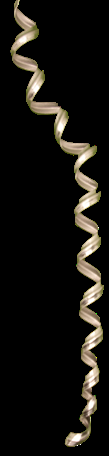
#> input picture imgsimTest/images/00000.png, 109 x 456 px; its folder holds only this picture in this run
$ python featureMatching.py
#> lines starting #> are read from the running program, lines starting #| are printed output that depends on the picture
#!/usr/bin/env python
# -*- coding: UTF-8 -*-
# AKAZEによる特徴量検出

"""feature detection."""

import cv2
import os
import csv
import datetime


IMG_DIR = os.path.abspath(os.path.dirname(__file__)) + '/images/'
IMG_SIZE = (200, 200)

def calc_sim(baseFile, compareFile):
#> called with baseFile = '00000.png', compareFile = '00000.png'
    target_img_path = IMG_DIR + baseFile
    target_img = cv2.imread(target_img_path, cv2.IMREAD_GRAYSCALE)
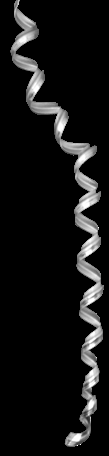
#> target_img: shape (456, 109); min 0, max 255, mean 20.5
    target_img = cv2.resize(target_img, IMG_SIZE)
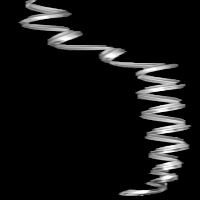
#> target_img: shape (200, 200); min 0, max 255, mean 20.4

    bf = cv2.BFMatcher(cv2.NORM_HAMMING)
    # detector = cv2.ORB_create()
    detector = cv2.AKAZE_create()
    (target_kp, target_des) = detector.detectAndCompute(target_img, None)
#> target_kp = 60 keypoints; strongest (x, y, size): (111, 55, 5.7), (141, 75, 5.7), (142, 94, 5.7), (146, 115, 5.7)

    comparing_img_path = IMG_DIR + compareFile
    comparing_img = cv2.imread(comparing_img_path, cv2.IMREAD_GRAYSCALE)
    comparing_img = cv2.resize(comparing_img, IMG_SIZE)
    (comparing_kp, comparing_des) = detector.detectAndCompute(comparing_img, None)
#> comparing_kp has the same summary as target_kp
    matches = bf.match(target_des, comparing_des)
#> matches = 60 matches
    dist = [m.distance for m in matches]
#> dist = 60 values from 0 to 0
    ret = sum(dist) / len(dist)
#> ret = 0
    return ret


extensions = ['.jpg', '.jpeg', '.png', '.gif']
files = [file for file in os.listdir(IMG_DIR) if os.path.splitext(file)[1].lower() in extensions]
# files = os.listdir(IMG_DIR)
print(files)

# 現在の日付と時刻を取得する
now = datetime.datetime.now()
now_str = now.strftime('%Y-%m-%d_%H:%M:%S')

header = ["AKAZEdist_" + now_str]
data = []
data_now = []

for file0 in files:
    header.append(file0)
    data_now.append(file0)
    for fileN in files:
        try:
            r = calc_sim(file0, fileN)
#> r = 0
            print(file0,fileN,r)
#| 00000.png 00000.png 0.0
            data_now.append(r)

        except cv2.error:
            ret = "cv2.error"
    data.append(data_now)
    data_now = []

with open('export.csv', mode='w+', newline='') as file:
    writer = csv.writer(file)
    writer.writerow(header)
    for row in data:
        writer.writerow(row)
#> this loop made 1 pass
#> row on pass 1: ['00000.png', 0]

print('CSV file created!')

$ run again, on imgsimTest/images/000012.png
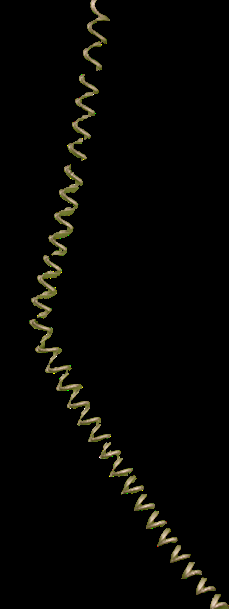
#> input picture imgsimTest/images/000012.png, 229 x 609 px
#> in calc_sim, `target_img = cv2.imread(target_img_path, cv2.IMREAD_GRAYSCALE)`:
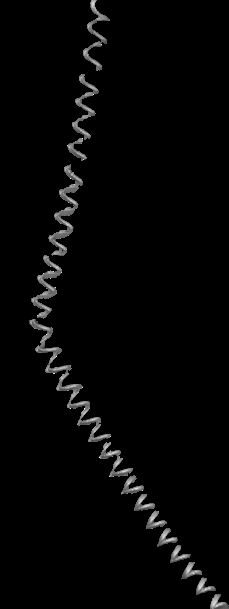
#> target_img: shape (609, 229); min 0, max 255, mean 5.3
#> in calc_sim, `target_img = cv2.resize(target_img, IMG_SIZE)`:
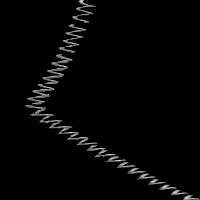
#> target_img: shape (200, 200); min 0, max 214, mean 5.3
#> target_kp = 70 keypoints; strongest (x, y, size): (133, 170, 4.8), (92, 147, 5.7), (83, 140, 5.7), (102, 151, 5.7)
#> comparing_kp has the same summary as target_kp
#> matches = 70 matches
#> dist = 70 values from 0 to 0
#> ret = 0
#| 000012.png 000012.png 0.0
#> the loop `for row in data:` made 1 pass
#> row on pass 1: ['000012.png', 0]

$ run again, on imgsimTest/images/000015.png
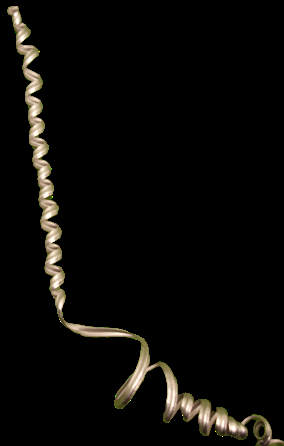
#> input picture imgsimTest/images/000015.png, 284 x 446 px
#> in calc_sim, `target_img = cv2.imread(target_img_path, cv2.IMREAD_GRAYSCALE)`:
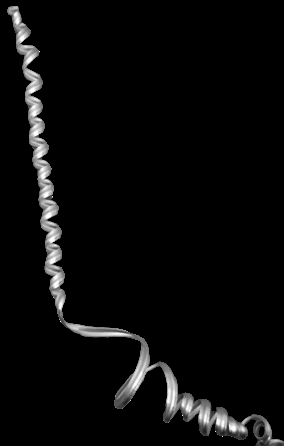
#> target_img: shape (446, 284); min 0, max 255, mean 9.9
#> in calc_sim, `target_img = cv2.resize(target_img, IMG_SIZE)`:
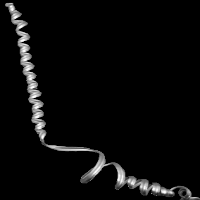
#> target_img: shape (200, 200); min 0, max 254, mean 10
#> target_kp = 34 keypoints; strongest (x, y, size): (42, 135, 4.8), (40, 125, 4.8), (31, 76, 4.8), (29, 66, 4.8)
#> comparing_kp has the same summary as target_kp
#> matches = 34 matches
#> dist = 34 values from 0 to 0
#> ret = 0
#| 000015.png 000015.png 0.0
#> the loop `for row in data:` made 1 pass
#> row on pass 1: ['000015.png', 0]

$ run again, on imgsimTest/images/000016.png
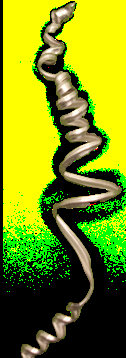
#> input picture imgsimTest/images/000016.png, 126 x 358 px
#> in calc_sim, `target_img = cv2.imread(target_img_path, cv2.IMREAD_GRAYSCALE)`:
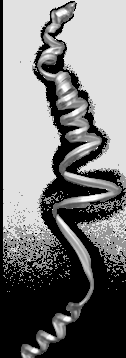
#> target_img: shape (358, 126); min 0, max 255, mean 122.3
#> in calc_sim, `target_img = cv2.resize(target_img, IMG_SIZE)`:
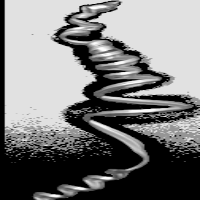
#> target_img: shape (200, 200); min 0, max 255, mean 122.3
#> target_kp = 177 keypoints; strongest (x, y, size): (88, 90, 8.1), (89, 77, 8.1), (87, 91, 5.7), (91, 78, 5.7)
#> comparing_kp has the same summary as target_kp
#> matches = 177 matches
#> dist = 177 values from 0 to 0
#> ret = 0
#| 000016.png 000016.png 0.0
#> the loop `for row in data:` made 1 pass
#> row on pass 1: ['000016.png', 0]
